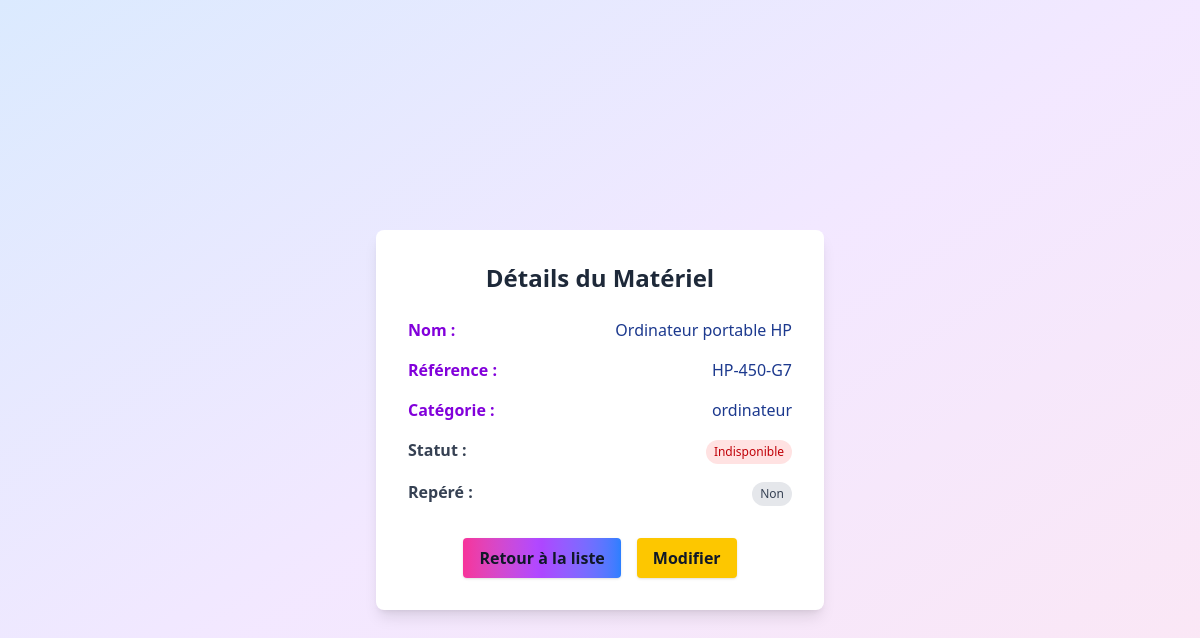
Page /voir_plus/6/ (signed in) on the earlier database version.
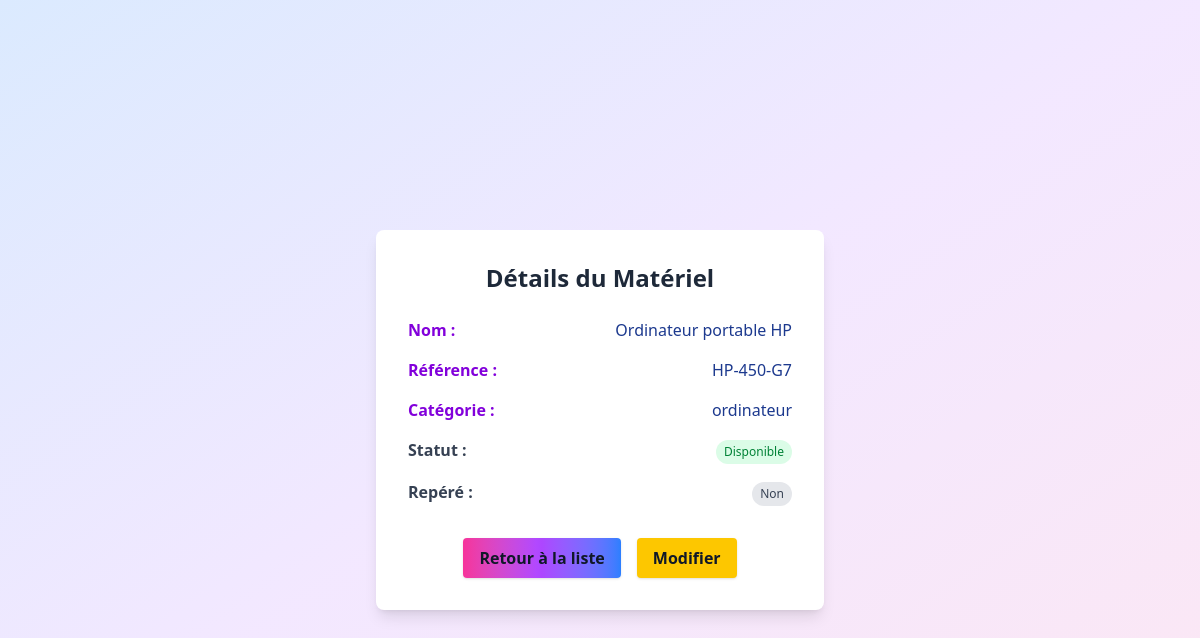
Same page on the later database version.
### app/views.py (the view)
# urls.py: path('voir_plus/<int:id>/',views.voir_plus, name='voir_plus'),
@login_required
def voir_plus(request, id):
    materiel = get_object_or_404(Material, id=id)
    return render(request, 'voirMateriel.html', {'materiel': materiel})

### theme/templates/voirMateriel.html (shortened to what this page needs)
{% load static tailwind_tags %}
<!DOCTYPE html>
<html lang="fr">
    <head>
        {% tailwind_css %}
    </head>
    <body class="bg-gradient-to-br from-blue-100 via-purple-100 to-pink-100 min-h-screen flex flex-col items-center justify-center">
        <div class="w-full max-w-md bg-white rounded-lg shadow-lg p-8 mt-10">
            <h1 class="text-2xl font-bold text-gray-800 mb-6 text-center">
                Détails du Matériel
            </h1>
            <div class="space-y-4">
                <div class="flex justify-between">
                    <span class="font-semibold text-purple-700">Nom :</span>
                    <span class="text-blue-900">{{ materiel.name }}</span>
                </div>
                <div class="flex justify-between">
                    <span class="font-semibold text-purple-700">Référence :</span>
                    <span class="text-blue-900">{{ materiel.reference }}</span>
                </div>
                <div class="flex justify-between">
                    <span class="font-semibold text-purple-700">Catégorie :</span>
                    <span class="text-blue-900">{{ materiel.category }}</span>
                </div>
                <div class="flex justify-between">
                    <span class="font-semibold text-gray-700">Statut :</span>
                    <span>
                        {% if materiel.stat %}
                        <span class="inline-block px-2 py-1 bg-green-100 text-green-700 rounded-full text-xs">Disponible</span>
                        {% else %}
                        <span class="inline-block px-2 py-1 bg-red-100 text-red-700 rounded-full text-xs">Indisponible</span>
                        {% endif %}
                    </span>
                </div>
                <div class="flex justify-between">
                    <span class="font-semibold text-gray-700">Repéré :</span>
                    <span>
                        {% if materiel.repere %}
                        <span class="inline-block px-2 py-1 bg-blue-100 text-blue-700 rounded-full text-xs">Oui</span>
                        {% else %}
                        <span class="inline-block px-2 py-1 bg-gray-200 text-gray-700 rounded-full text-xs">Non</span>
                        {% endif %}
                    </span>
                </div>
            </div>
            <div class="mt-8 flex justify-center space-x-4">
                <a
                    href="{% url 'user_page' %}"
                    class="inline-block px-4 py-2 bg-gradient-to-r from-pink-500 via-purple-500 to-blue-500 text-gray-900 rounded shadow hover:from-pink-600 hover:to-blue-600 transition font-semibold"
                >Retour à la liste</a>
                <a
                    href="{% url 'edit_view' materiel.id %}"
                    class="inline-block px-4 py-2 bg-yellow-400 text-gray-900 rounded shadow hover:bg-yellow-500 transition font-semibold"
                >Modifier</a>
            </div>
        </div>
    </body>
</html>

Differences in the rows shown:
changed Material "Ordinateur portable HP": stat False → True (drawn)
Other differences:
text no longer shown: "Indisponible"
text now shown: "Disponible"
